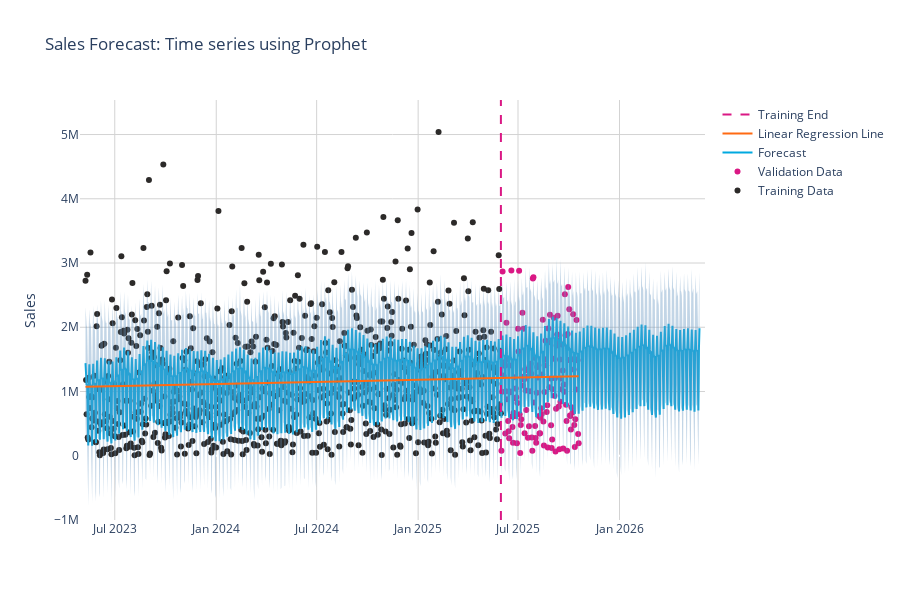

The cell this chart's notebook holds for it:
### Markdown cell above
##### Plot option 2: More interactive

### Code cell
# Create a Plotly figure
fig = go.Figure()

# Add actual data: training
fig.add_trace(go.Scatter(
    x=df_data_train['ds'],
    y=df_data_train['y'],
    mode='markers',
    name='Training Data',
    marker=dict(color='#2C2A29')
))

# Add actual data: test
fig.add_trace(go.Scatter(
    x=df_data_test['ds'],
    y=df_data_test['y'],
    mode='markers',
    name='Validation Data',
    marker=dict(color='#DA1884')
))

# Add forecast
fig.add_trace(go.Scatter(
    x=forecast_prophet['ds'],
    y=forecast_prophet['yhat'],
    mode='lines',
    name='Forecast',
    # line=dict(color='#1D62A1')
    line=dict(color='#00A9E0')
))

# Add uncertainty interval (yhat_lower, yhat_upper)
fig.add_trace(go.Scatter(
    x=forecast_prophet['ds'],
    y=forecast_prophet['yhat_upper'],
    mode='lines',
    # line=dict(width=0,color='#82A8CB'),
    # line=dict(width=0,color='#6896C1'),
    line=dict(width=0,color='#99DDF3'),
    showlegend=False,
    name='Upper Bound'
))
fig.add_trace(go.Scatter(
    x=forecast_prophet['ds'],
    y=forecast_prophet['yhat_lower'],
    mode='lines',
    # line=dict(width=0,color='#82A8CB'),
    # line=dict(width=0,color='#6896C1'),
    line=dict(width=0,color='#99DDF3'),
    fill='tonexty',
    # fillcolor='rgba(0,100,80,0.2)',
    fillcolor='rgba(104, 150, 193, 0.4)',
    showlegend=False,
    name='Lower Bound'
))

# Add linear regression line
fig.add_trace(go.Scatter(
    x=df_scatter_reg['ds'],
    y=df_scatter_reg['linear_reg_line'],
    mode='lines',
    name='Linear Regression Line',
    line=dict(color='#FF6A13')
))

# Add a dashed vertical line at a specific date
# Ensure the x-value for the vertical line is of the same type as the x-axis data (datetime object)

last_training_date = df_data_train.ds.max()
fig.add_vline(x=last_training_date, line_width=2, line_dash="dash", line_color="#DA1884", name="Training End", showlegend=True)


# Update layout for better visualization
# Set plot background color to white
fig.update_layout(
    plot_bgcolor='white'
)

# Update x-axis to have light grey grid lines
fig.update_xaxes(
    gridcolor='lightgrey'
)

# Update y-axis to have light grey grid lines
fig.update_yaxes(
    gridcolor='lightgrey'
)

fig.update_layout(
    title='Sales Forecast: Time series using Prophet',
    # xaxis_title='Date',
    yaxis_title='Sales'
)

# Update the layout to increase the height
fig.update_layout(height=600)

# extend the chart area
# Find the maximum
max_y_value = max(df_data_train['y'])
max_x_value = max(forecast_prophet['ds'])
min_x_value = min(forecast_prophet['ds'])
# Calculate a padding value (e.g., 10% of the max value)
y_padding = 500000
x_padding = + pd.Timedelta(days=10)

# Update the layout with a new axis range
# The lower bound can be set to the minimum value or 0, and the upper bound is extended
fig.update_layout(
    yaxis=dict(
        range=[-1000000, max_y_value + y_padding],
        # Sets autorange to false so your custom range is used
        autorange=False), 
    xaxis=dict(
        range=[min_x_value - x_padding, max_x_value + x_padding],
        # Sets autorange to false so your custom range is used
        autorange=False)
)


fig.show()
# print(max_y_value)

### Figure 1 — Plotly figure (JSON) as saved in the notebook; plotly's stock layout.template omitted (floating-point values rounded to 4 significant figures; data arrays with more than 128 entries replaced by an {"elided": "..."} marker saying what was removed)
{"data": [{"marker": {"color": "#2C2A29"}, "mode": "markers", "name": "Training Data", "type": "scatter", "x": {"elided": "754 str values"}, "y": {"elided": "754 float values"}}, {"marker": {"color": "#DA1884"}, "mode": "markers", "name": "Validation Data", "type": "scatter", "x": {"elided": "141 str values"}, "y": {"elided": "141 float values"}}, {"line": {"color": "#00A9E0"}, "mode": "lines", "name": "Forecast", "type": "scatter", "x": {"elided": "1114 str values"}, "y": {"elided": "1114 float values"}}, {"line": {"color": "#99DDF3", "width": 0}, "mode": "lines", "name": "Upper Bound", "showlegend": false, "type": "scatter", "x": {"elided": "1114 str values"}, "y": {"elided": "1114 float values"}}, {"fill": "tonexty", "fillcolor": "rgba(104, 150, 193, 0.4)", "line": {"color": "#99DDF3", "width": 0}, "mode": "lines", "name": "Lower Bound", "showlegend": false, "type": "scatter", "x": {"elided": "1114 str values"}, "y": {"elided": "1114 float values"}}, {"line": {"color": "#FF6A13"}, "mode": "lines", "name": "Linear Regression Line", "type": "scatter", "x": {"elided": "893 str values"}, "y": {"elided": "893 float values"}}], "layout": {"height": 600, "plot_bgcolor": "white", "shapes": [{"line": {"color": "#DA1884", "dash": "dash", "width": 2}, "name": "Training End", "showlegend": true, "type": "line", "x0": "2025-05-31T00:00:00", "x1": "2025-05-31T00:00:00", "xref": "x", "y0": 0, "y1": 1, "yref": "y domain"}], "title": {"text": "Sales Forecast: Time series using Prophet"}, "xaxis": {"autorange": false, "gridcolor": "lightgrey", "range": ["2023-04-29T00:00:00", "2026-06-05T00:00:00"]}, "yaxis": {"autorange": false, "gridcolor": "lightgrey", "range": [-1000000, 5538000.0], "title": {"text": "Sales"}}}}
